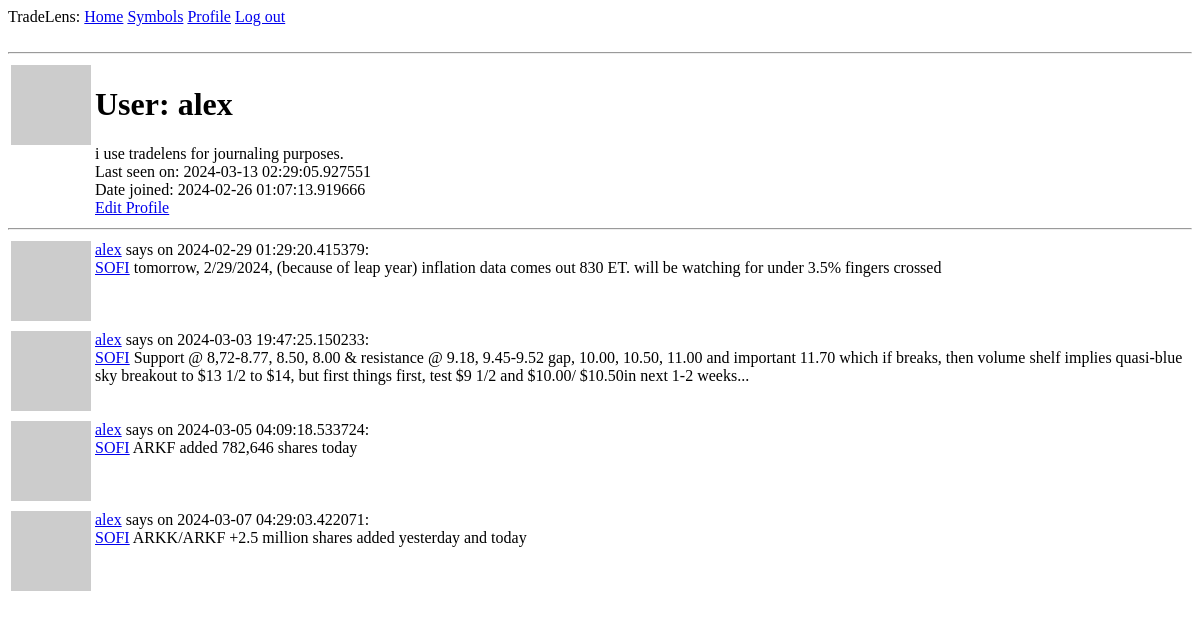
/user/alex (signed in), run on an earlier commit of the app's database.
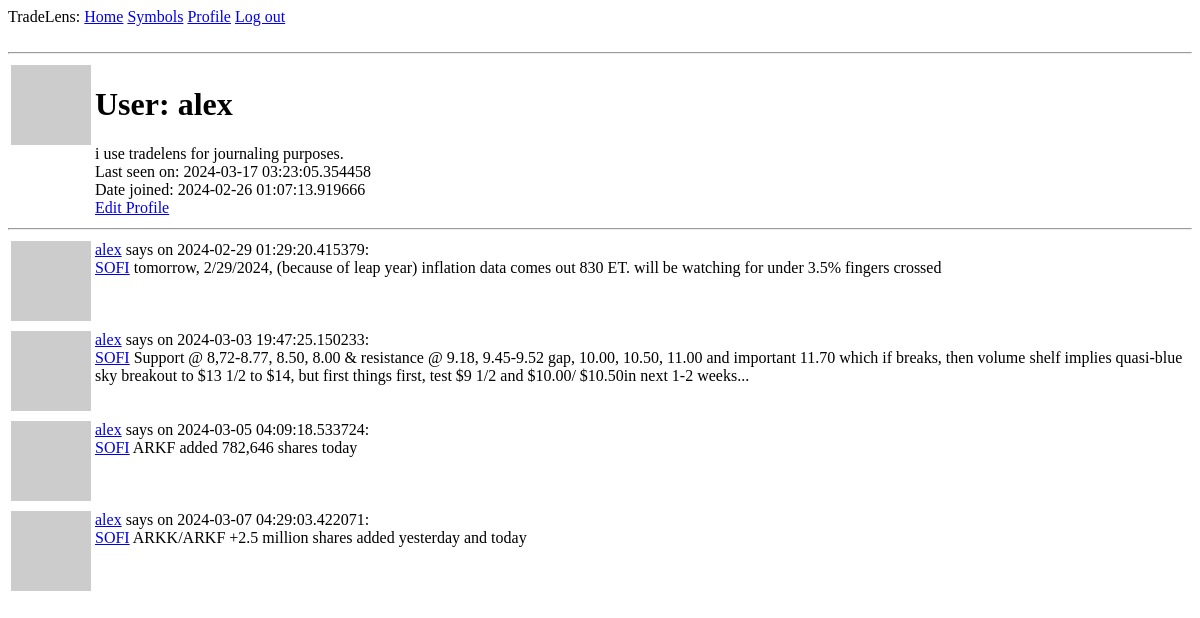
And on a later commit of the database.
### app/models.py (models this page shows, shortened)
class User(db.Model, UserMixin):
    id: so.Mapped[int] = so.mapped_column(primary_key=True)
    username: so.Mapped[str] = so.mapped_column(sa.String(64), index=True, unique=True)
    email: so.Mapped[str] = so.mapped_column(sa.String(120), index=True, unique=True)
    password_hash: so.Mapped[Optional[str]] = so.mapped_column(sa.String(256))
    about_me: so.Mapped[Optional[str]] = so.mapped_column(sa.String(200))
    last_seen: so.Mapped[Optional[datetime]] = so.mapped_column(default=lambda: datetime.now(timezone.utc))
    date_joined: so.Mapped[Optional[datetime]] = so.mapped_column(index=True, default=lambda: datetime.now(timezone.utc))
    posts: so.WriteOnlyMapped['Post'] = so.relationship(back_populates='author')
    watching = db.relationship('Stocks', secondary=watchlist, backref='watchers')
    def avatar(self, size):
        digest = md5(self.email.lower().encode('utf-8')).hexdigest()
        return f'https://www.gravatar.com/avatar/{digest}?d=identicon&s={size}' # url of user's avatar image
    following: so.WriteOnlyMapped['User'] = so.relationship(
        secondary=followers,
        primaryjoin=(followers.c.follower_id == id),
        secondaryjoin=(followers.c.following_id == id),
        back_populates='followers'
    )
    followers: so.WriteOnlyMapped['User'] = so.relationship(
        secondary=followers,
        primaryjoin=(followers.c.following_id == id),
        secondaryjoin=(followers.c.follower_id == id),
        back_populates='following'
    )

### app/routes.py (the view)
@app.route('/user/<username>')
@login_required
def user(username):
    user = User.query.filter_by(username=username).first_or_404()
    form = EmptyForm()
    posts = Post.query.order_by(Post.timestamp).where(Post.user_id == user.id)
    return render_template('user.html', title=f'{user.username}', user=user, posts=posts, form=form)

### app/models.py (called while the page is built)
@login_manager.user_loader
def load_user(id): # Flask-Login passes id argument as string
    return db.session.get(User, int(id))

### app/routes.py (called while the page is built)
@app.before_request
def before_request():
    if current_user.is_authenticated: # if current_user is logged in
        current_user.last_seen = datetime.now(timezone.utc) # set last seen field to current time
        db.session.commit()

### app/templates/user.html
{% extends 'base.html' %}
{% block content %}
    <table>
        <tr valign="top">
            <td><img src="{{ user.avatar(128) }}" alt=""></td>
            <td>
                <h1>User: {{ user.username }}</h1>
                {% if user.about_me %} {{ user.about_me }} {% endif %} <br>
                {% if user.last_seen %} Last seen on: {{ user.last_seen }} {% endif %} <br>
                {% if user.date_joined %} Date joined: {{ user.date_joined }} {% endif %} <br>
                {% if user == current_user %}
                    <a href="{{ url_for('edit_profile') }}">Edit Profile</a>
                {% elif not current_user.is_following(user) %}
                    <form action="{{ url_for('follow', username=user.username) }}" method="post">
                        {{ form.hidden_tag() }}
                        {{ form.submit(value='Follow')}}
                    </form>
                {% else %}
                    <form action="{{ url_for('unfollow', username=user.username) }}" method="post">
                        {{ form.hidden_tag() }}
                        {{ form.submit(value='Unfollow')}}
                    </form>
                {% endif %}
            </td>
        </tr>
    </table>
    <hr>
    {% for post in posts %}
        {% include '_post.html' %}
    {% endfor %}
{% endblock %}

What changed in the data, as far as the page shows it:
changed User "alex": last_seen "2024-03-13 02:29:05.927551" → "2024-03-17 03:23:05.354458"
